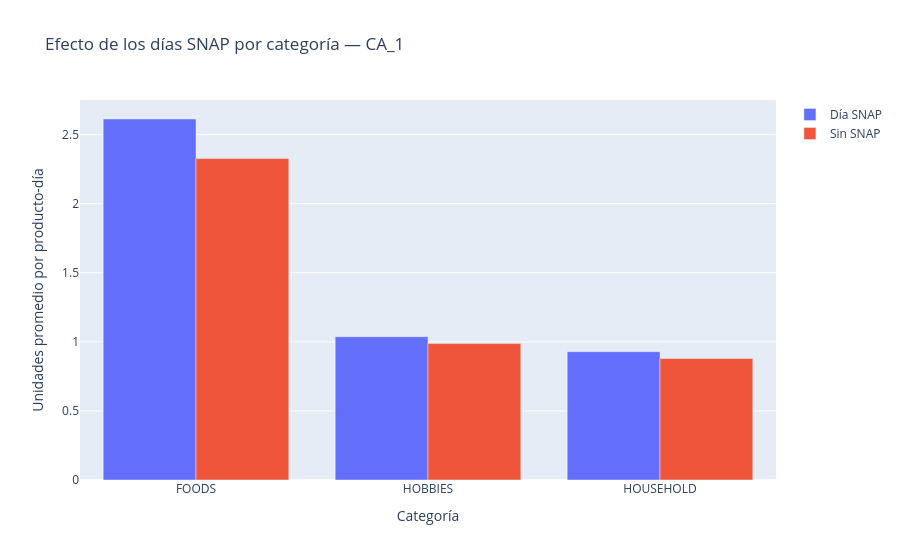

The notebook cell saved with this chart:
### Code cell
por_snap = (df.group_by(["cat_id", "snap"])
              .agg(venta_media=pl.col("sales").mean())
              .with_columns(pl.col("cat_id").cast(pl.Utf8),
                            snap=pl.when(pl.col("snap") == 1).then(pl.lit("Día SNAP"))
                                   .otherwise(pl.lit("Sin SNAP")))
              .sort("cat_id").to_pandas())

fig = px.bar(por_snap, x="cat_id", y="venta_media", color="snap", barmode="group",
             labels={"cat_id": "Categoría", "venta_media": "Unidades promedio por producto-día",
                     "snap": ""},
             title="Efecto de los días SNAP por categoría — CA_1")
guardar(fig, "04b_snap")

### Figure 1 — Plotly figure (JSON) as saved in the notebook; plotly's stock layout.template omitted (floating-point values rounded to 4 significant figures)
{"data": [{"alignmentgroup": "True", "hovertemplate": "=Día SNAP<br>Categoría=%{x}<br>Unidades promedio por producto-día=%{y}<extra></extra>", "legendgroup": "Día SNAP", "marker": {"color": "#636efa", "pattern": {"shape": ""}}, "name": "Día SNAP", "offsetgroup": "Día SNAP", "orientation": "v", "showlegend": true, "textposition": "auto", "type": "bar", "x": ["FOODS", "HOBBIES", "HOUSEHOLD"], "xaxis": "x", "y": [2.613, 1.037, 0.9289], "yaxis": "y"}, {"alignmentgroup": "True", "hovertemplate": "=Sin SNAP<br>Categoría=%{x}<br>Unidades promedio por producto-día=%{y}<extra></extra>", "legendgroup": "Sin SNAP", "marker": {"color": "#EF553B", "pattern": {"shape": ""}}, "name": "Sin SNAP", "offsetgroup": "Sin SNAP", "orientation": "v", "showlegend": true, "textposition": "auto", "type": "bar", "x": ["FOODS", "HOBBIES", "HOUSEHOLD"], "xaxis": "x", "y": [2.327, 0.9875, 0.8796], "yaxis": "y"}], "layout": {"barmode": "group", "legend": {"title": {"text": ""}, "tracegroupgap": 0}, "title": {"text": "Efecto de los días SNAP por categoría — CA_1"}, "xaxis": {"anchor": "y", "domain": [0, 1], "title": {"text": "Categoría"}}, "yaxis": {"anchor": "x", "domain": [0, 1], "title": {"text": "Unidades promedio por producto-día"}}}}
